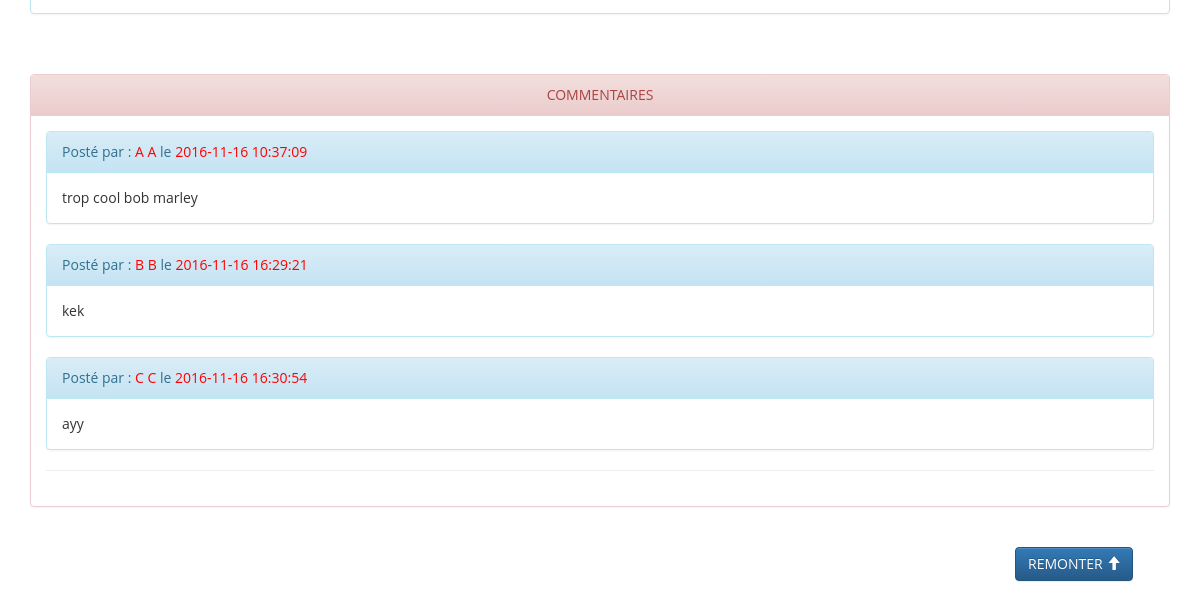
Page /details_video.php?id_video=12 (lower part) on the earlier database version.
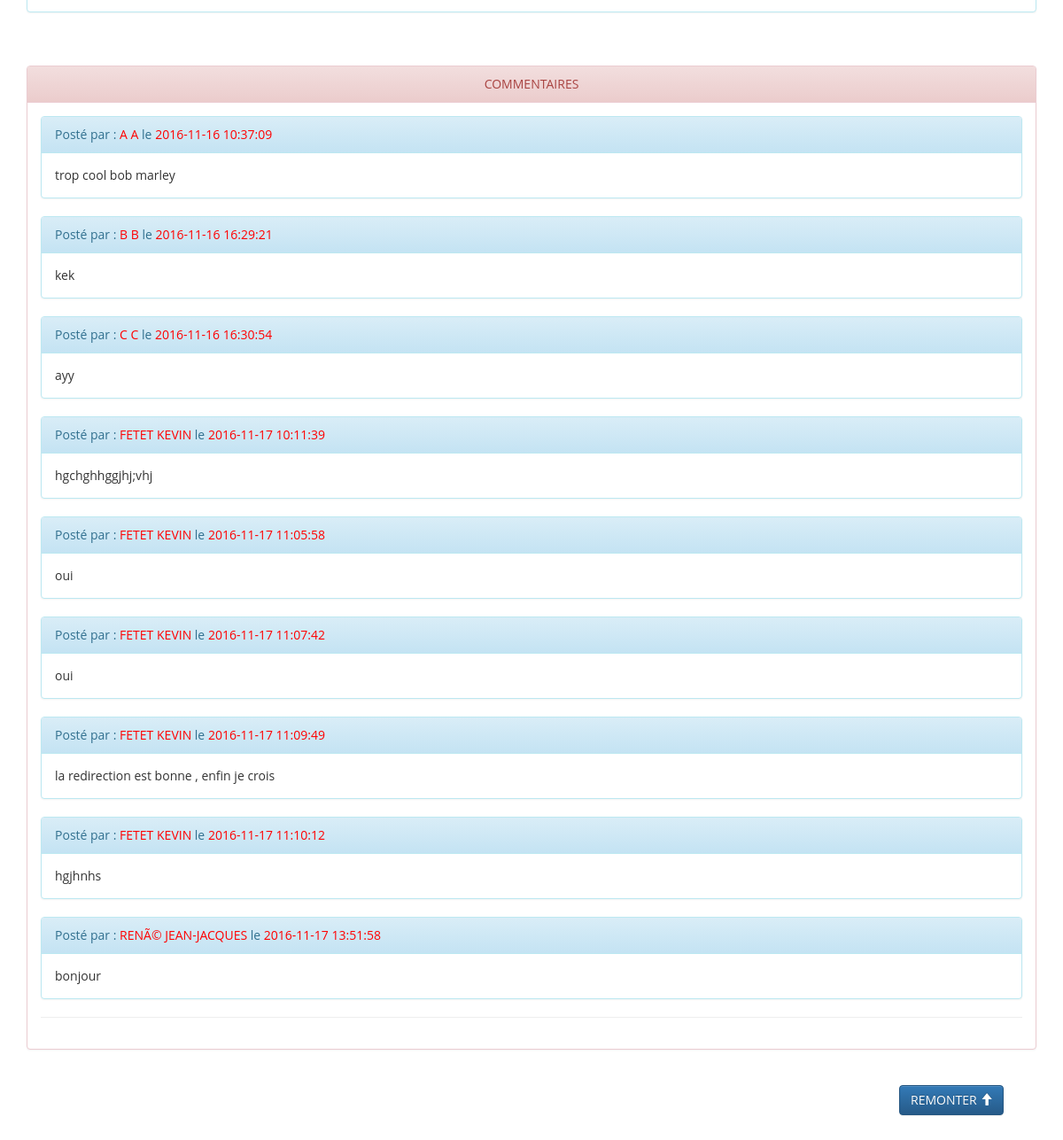
Same page on the later database version.
### tables this page shows
CREATE TABLE `commentaires` (
  `id_commentaire` int(11) NOT NULL,
  `id_video` int(11) NOT NULL,
  `commentaire_id_user` int(11) NOT NULL,
  `desc_commentaire` varchar(20000) NOT NULL,
  `date_commentaire` varchar(255) NOT NULL
);

CREATE TABLE `users` (
  `id_user` int(11) NOT NULL,
  `nom` varchar(255) NOT NULL,
  `prenom` varchar(255) NOT NULL,
  `email` varchar(255) NOT NULL,
  `motDePasse` varchar(255) NOT NULL,
  `avatar_user` varchar(255) NOT NULL,
  `roles_id_role` int(11) NOT NULL
);

### details_video.php (the view, shortened to what this page needs)
<?php
include('config.php');
?>
<!DOCTYPE html>
<html lang="fr">
<head>
    <link rel="stylesheet" href="https://maxcdn.bootstrapcdn.com/bootstrap/3.3.6/css/bootstrap.min.css">
    <link rel="stylesheet" href="https://maxcdn.bootstrapcdn.com/bootstrap/3.3.6/css/bootstrap-theme.min.css">
    <link href="assets/css/style.css" rel="stylesheet" />
    <link href="assets/css/custom.css" rel="stylesheet" />
</head>
<body>
<br>
<br>
<section>
        <?php
        $sql ='SELECT * FROM videos WHERE id_video = '.$_GET["id_video"].' ';
        $reponse = mysqli_query($link,  $sql);
        while($row = mysqli_fetch_array($reponse)) {
            ?>
            <div class="container">
                <div class="panel panel-info">
                    <div class="panel-body">
                        <br>
                    </div>
                </div>
            </div>
            <?php
        }
        ?>
        <br>
        <br>
        <div class="container">
            <div class="panel panel-danger">
                <div class="text-center panel-heading">COMMENTAIRES</div>
                    <div class="panel-body">
            <?php
             $sql ='SELECT *
                    FROM commentaires
                    INNER JOIN users
                    ON commentaires.commentaire_id_user = users.id_user
                    WHERE id_video = '.$_GET["id_video"].'
                    ORDER BY date_commentaire';
            $reponse = mysqli_query($link,  $sql);
            while($row = mysqli_fetch_array($reponse)) {
                ?>
                    <div class="panel panel-info">
                        <div class="panel-heading">Posté par : <span style="color:red;"><?= strtoupper($row['nom']).' '. strtoupper($row['prenom']); ?></span> le <span style="color:red;"><?= $row['date_commentaire']; ?></span></div>
                        <div class="panel-body"><?= $row['desc_commentaire']; ?></div>
                    </div>
            <?php
            }
            ?>
            <hr>
                    </div>
                </div>
            </div>
        <br>
    <?php include('remonter.php'); ?>
    <br>
    <br>
</section>
</body>
</html>

Differences in the rows shown:
added commentaires: users.nom "FETET", users.prenom "KEVIN", date_commentaire "2016-11-17 10:11:39", desc_commentaire "hgchghhggjhj;vhj"
added commentaires: users.nom "FETET", users.prenom "KEVIN", date_commentaire "2016-11-17 11:05:58", desc_commentaire "oui"
added commentaires: users.nom "FETET", users.prenom "KEVIN", date_commentaire "2016-11-17 11:07:42", desc_commentaire "oui"
added commentaires: users.nom "FETET", users.prenom "KEVIN", date_commentaire "2016-11-17 11:09:49", desc_commentaire "la redirection est bonne , enfin je crois"
added commentaires: users.nom "FETET", users.prenom "KEVIN", date_commentaire "2016-11-17 11:10:12", desc_commentaire "hgjhnhs"
added commentaires: users.nom "RENÃ©", users.prenom "JEAN-JACQUES", date_commentaire "2016-11-17 13:51:58", desc_commentaire "bonjour"
